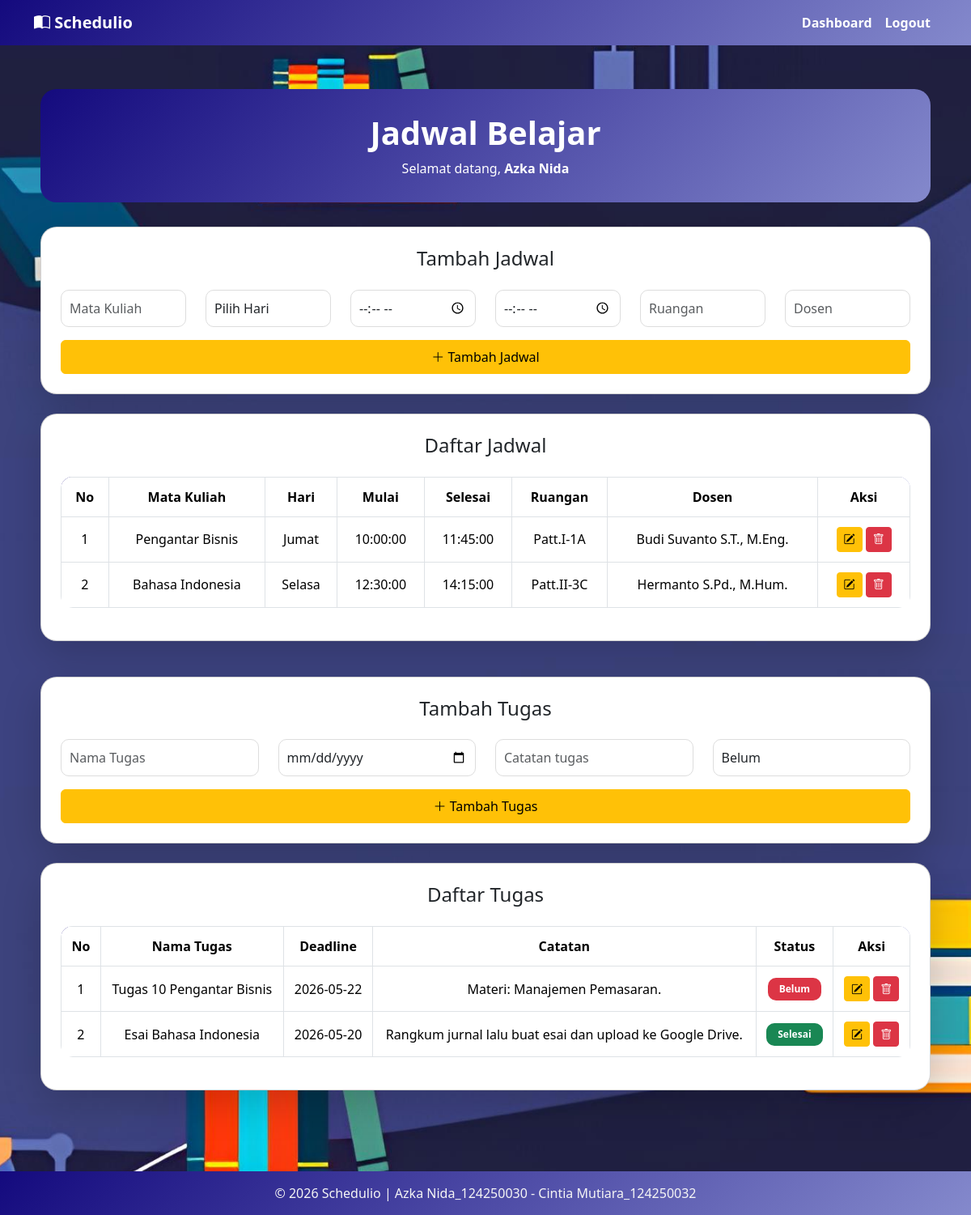
Page /dashboard.php (signed in) on the committed database.
### tables this page shows
CREATE TABLE `jadwal` (
  `id` int(11) NOT NULL,
  `user_id` int(11) DEFAULT NULL,
  `matkul` varchar(100) DEFAULT NULL,
  `hari` varchar(20) DEFAULT NULL,
  `jam_mulai` time DEFAULT NULL,
  `jam_selesai` time DEFAULT NULL,
  `ruangan` varchar(100) DEFAULT NULL,
  `dosen` varchar(100) DEFAULT NULL
);

CREATE TABLE `tugas` (
  `id` int(11) NOT NULL,
  `user_id` int(11) DEFAULT NULL,
  `nama_tugas` varchar(100) DEFAULT NULL,
  `deadline` date DEFAULT NULL,
  `catatan` text DEFAULT NULL,
  `status` enum('Belum','Selesai') DEFAULT 'Belum'
);

### dashboard.php (the view, shortened to what this page needs)
<?php
    include 'koneksi.php';
?>
<!DOCTYPE html>
<html lang="en">
<head>
    <link href="https://cdn.jsdelivr.net/npm/bootstrap@5.3.8/dist/css/bootstrap.min.css" rel="stylesheet">
    <link rel="stylesheet" href="https://cdn.jsdelivr.net/npm/bootstrap-icons@1.13.1/font/bootstrap-icons.min.css">
</head>
<body>
    <nav class="navbar navbar-expand-lg navbar-dark">
        <div class="container">
            <a class="navbar-brand"><i class="bi bi-book-half"></i> Schedulio</a>
            <div class="collapse navbar-collapse" id="navbarNav">
                <ul class="navbar-nav ms-auto">
                    <li class="nav-item">
                        <a class="nav-link active" href="#">Dashboard</a>
                    </li>
                    <li class="nav-item">
                        <a class="nav-link" href="logout.php">Logout</a>
                    </li>
                </ul>
            </div>
        </div>
    </nav>
    <div class="container main-container">
        <div class="header">
            <h1>Jadwal Belajar</h1>
            <p class="mb-0">
                Selamat datang,
                <b><?php echo $_SESSION['nama']; ?></b>
            </p>
        </div>
        <div class="card p-4 mb-4 shadow-lg">
            <h4 class="mb-4 text-center">Tambah Jadwal</h4>
            <form method="POST">
                <div class="row">
                    <div class="col-md-2 mb-2">
                        <input type="text" name="matkul" class="form-control" placeholder="Mata Kuliah" required>
                    </div>
                    <div class="col-md-2 mb-2">
                        <select name="hari" class="form-control" required>
                            <option value="" selected disabled>Pilih Hari</option>
                        </select>
                    </div>
                    <div class="col-md-2 mb-3">
                        <input type="time" name="jam_mulai" class="form-control" required>
                    </div>
                    <div class="col-md-2 mb-3">
                        <input type="time" name="jam_selesai" class="form-control" required>
                    </div>
                    <div class="col-md-2 mb-3">
                        <input type="text" name="ruangan" class="form-control" placeholder="Ruangan" required>
                    </div>
                    <div class="col-md-2 mb-3">
                        <input type="text" name="dosen" class="form-control" placeholder="Dosen" required>
                    </div>
                    <div class="col-md-12">
                        <button type="submit" name="tambah_jadwal" class="btn btn-warning btn-custom w-100 py-2">
                            <i class="bi bi-plus-lg"></i> Tambah Jadwal
                        </button>
                    </div>
                </div>
            </form>
        </div>
        <div class="card p-4 shadow-lg">
            <h4 class="mb-4 text-center">Daftar Jadwal</h4>
            <div class="table-responsive">
                <table class="table table-bordered table-hover text-center align-middle">
                    <thead>
                        <tr>
                            <th>No</th>
                            <th>Mata Kuliah</th>
                            <th>Hari</th>
                            <th>Mulai</th>
                            <th>Selesai</th>
                            <th>Ruangan</th>
                            <th>Dosen</th>
                            <th>Aksi</th>
                        </tr>
                    </thead>
                    <tbody>
                        <?php
                            $no = 1;
                            $id_user = $_SESSION['id'];
                            $query = mysqli_query($koneksi, "SELECT * FROM jadwal WHERE user_id='$id_user'"); while($data = mysqli_fetch_assoc($query)){
                        ?>
                        <tr>
                            <td><?php echo $no++; ?></td>
                            <td><?php echo $data['matkul']; ?></td>
                            <td><?php echo $data['hari']; ?></td>
                            <td><?php echo $data['jam_mulai']; ?></td>
                            <td><?php echo $data['jam_selesai']; ?></td>
                            <td><?php echo $data['ruangan']; ?></td>
                            <td><?php echo $data['dosen']; ?></td>
                            <td>
                                <a href="editJadwal.php?id=<?php echo $data['id']; ?>" class="btn btn-warning btn-sm">
                                    <i class="bi bi-pencil-square"></i>
                                </a>
                                <a href="hapusJadwal.php?id=<?php echo $data['id']; ?>" class="btn btn-danger btn-sm" onclick="return confirm('Yakin mau hapus jadwal ini?')">
                                    <i class="bi bi-trash"></i>
                                </a>
                            </td>
                        </tr>
                        <?php } ?>
                    </tbody>
                </table>
            </div>
        </div>
<br>
        <div class="card p-4 mb-4 shadow-lg">
            <h4 class="mb-4 text-center"> Tambah Tugas </h4>
            <form method="POST">
                <div class="row">
                    <div class="col-md-3 mb-3">
                        <input type="text" name="nama_tugas" class="form-control" placeholder="Nama Tugas"  required>
                    </div>
                    <div class="col-md-3 mb-3">
                        <input type="date" name="deadline" class="form-control" required>
                    </div>
                    <div class="col-md-3 mb-2">
                        <input type="text" name="catatan" class="form-control" placeholder="Catatan tugas">
                    </div>
                    <div class="col-md-3 mb-3">
                        <select name="status" class="form-control">
                            <option value="Belum"> Belum </option>
                        </select>
                    </div>
                    <div class="col-md-12">
                        <button type="submit" name="tambah_tugas" class="btn btn-warning btn-custom w-100 py-2">
                            <i class="bi bi-plus-lg"></i> Tambah Tugas
                        </button>
                    </div>
                </div>
            </form>
        </div>
        <div class="card p-4 shadow-lg">
            <h4 class="mb-4 text-center">Daftar Tugas</h4>
            <div class="table-responsive">
                <table class="table table-bordered table-hover text-center align-middle">
                    <thead>
                        <tr>
                            <th>No</th>
                            <th>Nama Tugas</th>
                            <th>Deadline</th>
                            <th>Catatan</th>
                            <th>Status</th>
                            <th>Aksi</th>
                        </tr>
                    </thead>
                    <tbody>
                    <?php
                    $no = 1;
                    $id_user = $_SESSION['id'];
                    $queryTugas = mysqli_query($koneksi, "SELECT * FROM tugas WHERE user_id='$id_user'");
                    while ($data = mysqli_fetch_assoc($queryTugas)) {
                    ?>
                        <tr>
                            <td><?php echo $no++; ?></td>
                            <td><?php echo $data['nama_tugas']; ?></td>
                            <td><?php echo $data['deadline']; ?></td>
                            <td><?php echo $data['catatan']; ?></td>
                            <td>
                                <?php if ($data['status'] == 'Selesai') { ?>
                                    <span class="badge bg-success">Selesai</span>
                                <?php } else { ?>
                                    <span class="badge bg-danger">Belum</span>
                                <?php } ?>
                            </td>
                            <td>
                                <a href="editTugas.php?id=<?php echo $data['id']; ?>" class="btn btn-warning btn-sm"><i class="bi bi-pencil-square"></i></a>
                                <a href="hapusTugas.php?id=<?php echo $data['id']; ?>" class="btn btn-danger btn-sm" onclick="return confirm('Yakin mau hapus tugas ini?')"><i class="bi bi-trash"></i></a>
                            </td>
                        </tr>
                    <?php } ?>
                    </tbody>
                </table>
            </div>
        </div>
    </div>
    <footer class="text-center text-lg-start">
      <div class="text-center" style="color: whitesmoke;">
        © 2026 Schedulio | Azka Nida_124250030 - Cintia Mutiara_124250032
      </div>
    </footer>
</body>
</html>

### dashboard.php (style rules this page uses)
body { background: url('img/bghome.jpeg') no-repeat center center fixed; background-size: cover; background-color: rgb(150, 158, 209); padding-top: 70px; }
.navbar { background: linear-gradient(135deg, #140a7e, #8489cc); position: fixed; top: 0; width: 100%; z-index: 1000; }
.navbar-brand, .nav-link { font-weight: bold; color: white; }
footer { background: linear-gradient(135deg, #140a7e, #8489cc); color: white; text-align: center; padding: 15px; margin-top: 40px; }
.form-control { border-radius: 10px; padding: 10px; border: 1px solid #ddd; }
.main-container { padding: 40px 20px; }
.header { background: linear-gradient(135deg, #140a7e, #8489cc); color: white; padding: 30px; border-radius: 20px; text-align: center; margin-bottom: 30px; }
.header h1 { font-weight: bold; }
.card { background: white; border-radius: 20px; padding: 20px; margin-bottom: 20px; box-shadow: 0 5px 15px rgba(0,0,0,0.05); }
.table { overflow: hidden; border-radius: 15px; }
.table thead { background: linear-gradient(135deg, #140a7e, #8489cc); color: white; }
.table th, .table td { padding: 12px; vertical-align: middle; }
.badge { padding: 8px 14px; border-radius: 10px; }

### rows in the picture
jadwal: matkul "Pengantar Bisnis", hari "Jumat", jam_mulai "10:00:00", jam_selesai "11:45:00", ruangan "Patt.I-1A", dosen "Budi Suvanto S.T., M.Eng."
jadwal: matkul "Bahasa Indonesia", hari "Selasa", jam_mulai "12:30:00", jam_selesai "14:15:00", ruangan "Patt.II-3C", dosen "Hermanto S.Pd., M.Hum."
tugas: nama_tugas "Tugas 10 Pengantar Bisnis", deadline "2026-05-22", catatan "Materi: Manajemen Pemasaran.", status "Belum"
tugas: nama_tugas "Esai Bahasa Indonesia", deadline "2026-05-20", catatan "Rangkum jurnal lalu buat esai dan upload ke Google Drive.", status "Selesai"

### other values in the picture
$_SESSION['nama'] "Azka Nida"
